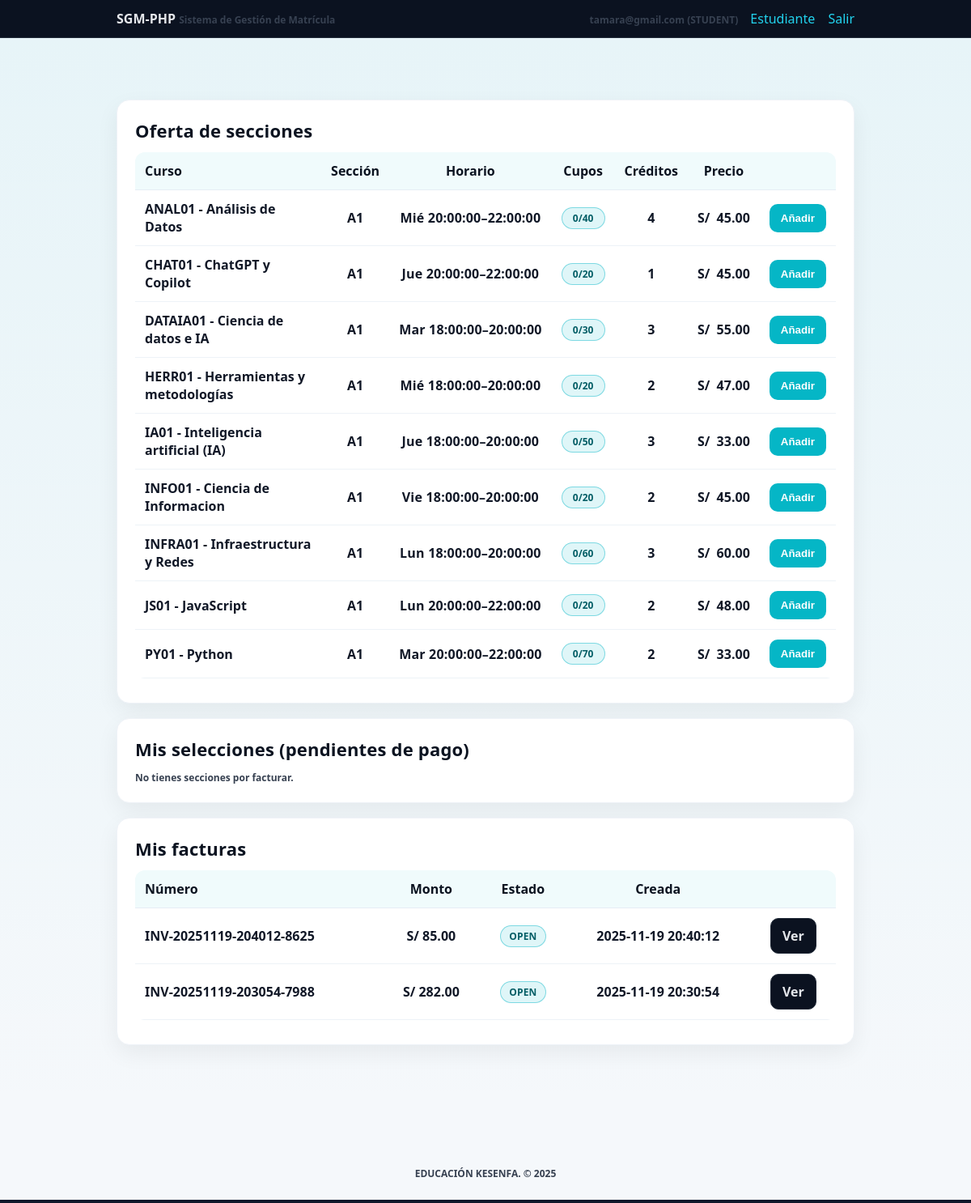
The page /student_dashboard.php (signed in) on the database its author committed.
### tables this page shows
CREATE TABLE `sections` (
  `id` int(10) UNSIGNED NOT NULL,
  `course_id` int(10) UNSIGNED NOT NULL,
  `code` varchar(50) NOT NULL,
  `weekday` tinyint(4) NOT NULL,
  `start_time` time NOT NULL,
  `end_time` time NOT NULL,
  `capacity` int(11) NOT NULL DEFAULT '30',
  `enrolled_count` int(11) NOT NULL DEFAULT '0'
);

CREATE TABLE `courses` (
  `id` int(10) UNSIGNED NOT NULL,
  `code` varchar(50) NOT NULL,
  `name` varchar(255) NOT NULL,
  `credits` int(11) NOT NULL,
  `price_cents` int(11) DEFAULT NULL,
  `image_path` varchar(255) DEFAULT NULL
);

CREATE TABLE `invoices` (
  `id` int(10) UNSIGNED NOT NULL,
  `student_id` int(10) UNSIGNED NOT NULL,
  `number` varchar(50) NOT NULL,
  `currency` varchar(10) NOT NULL DEFAULT 'USD',
  `amount_cents` int(11) NOT NULL,
  `status` enum('OPEN','PAID','VOID') NOT NULL DEFAULT 'OPEN',
  `created_at` datetime NOT NULL DEFAULT CURRENT_TIMESTAMP
);

### db.php (called while the page is built, shortened)
<?php
function db() : PDO {
  static $pdo = null;
  if ($pdo === null) {
    $dsn = 'mysql:host=' . DB_HOST . ';dbname=' . DB_NAME . ';charset=' . DB_CHARSET;
    $pdo = new PDO($dsn, DB_USER, DB_PASS, [
      PDO::ATTR_ERRMODE            => PDO::ERRMODE_EXCEPTION,
      PDO::ATTR_DEFAULT_FETCH_MODE => PDO::FETCH_ASSOC,
    ]);
  }
  return $pdo;
}
function current_user_id() {
  return $_SESSION['user_id'] ?? null;
}
function cents_to_money(int $cents) : string {
  return number_format(($cents / 100), 2, '.', ',');
}
?>

### functions.php (called while the page is built, shortened)
<?php
require_once __DIR__ . '/db.php';
function get_student_id(int $userId) {
  $stmt = db()->prepare('SELECT id FROM students WHERE user_id = ?');
  $stmt->execute([$userId]);
  return (int)$stmt->fetchColumn();
}
function list_sections() {
  $sql = "SELECT
            s.id as section_id,
            c.code as course_code,
            c.name as course_name,
            c.credits,
            c.price_cents,
            s.code as section_code,
            s.weekday,
            s.start_time,
            s.end_time,
            s.capacity,
            s.enrolled_count
          FROM sections s
          JOIN courses c ON c.id = s.course_id
          ORDER BY c.code, s.code";
  return db()->query($sql)->fetchAll(PDO::FETCH_ASSOC);
}
function student_pending_enrollments($studentId) {
  $stmt = db()->prepare('
      SELECT
        e.id,
        e.section_id,
        c.code as course_code,
        c.name as course_name,
        c.credits,
        c.price_cents,
        s.code as section_code
      FROM enrollments e
      JOIN sections s ON s.id = e.section_id
      JOIN courses c ON c.id = s.course_id
      WHERE e.student_id = ?
        AND e.status = "PENDING_PAYMENT"
        AND (e.invoice_id IS NULL)
  ');
  $stmt->execute([$studentId]);
  return $stmt->fetchAll(PDO::FETCH_ASSOC);
}
function student_invoices($studentId) {
  $stmt = db()->prepare('SELECT * FROM invoices WHERE student_id = ? ORDER BY created_at DESC');
  $stmt->execute([$studentId]);
  return $stmt->fetchAll(PDO::FETCH_ASSOC);
}
function weekday_name($n) {
  $names = [1=>'Lun',2=>'Mar',3=>'Mié',4=>'Jue',5=>'Vie',6=>'Sáb',7=>'Dom'];
  return $names[$n] ?? $n;
}
?>

### student_dashboard.php (the view, shortened to what this page needs)
<?php
require __DIR__ . '/db.php';
require __DIR__ . '/functions.php';
$userId = current_user_id();
$studentId = get_student_id((int)$userId);
$sections = list_sections();
$pending = student_pending_enrollments($studentId);
$invoices = student_invoices($studentId);
?>
<!DOCTYPE html>
<html lang="es">
<head>
  <link rel="stylesheet" href="styles.css">
</head>
<body class="landing-dashboard">
<?php include __DIR__ . '/partials/header.php'; ?>
<main class="dashboard-main">
  <div class="container">
    <div class="card">
      <h2>Oferta de secciones</h2>
<table class="dashboard-table">
  <thead>
    <tr>
      <th>Curso</th>
      <th>Sección</th>
      <th>Horario</th>
      <th>Cupos</th>
      <th>Créditos</th>
      <th>Precio</th>
      <th></th>
    </tr>
  </thead>
  <tbody>
    <?php foreach($sections as $s): ?>
      <tr>
        <td><?= htmlspecialchars($s['course_code'] . ' - ' . $s['course_name']) ?></td>
        <td><?= htmlspecialchars($s['section_code']) ?></td>
        <td><?= weekday_name((int)$s['weekday']) ?> <?= htmlspecialchars($s['start_time']) ?>–<?= htmlspecialchars($s['end_time']) ?></td>
        <td><span class="badge"><?= (int)$s['enrolled_count'] ?>/<?= (int)$s['capacity'] ?></span></td>
        <td><?= (int)$s['credits'] ?></td>
        <td class="col-price">
  <span class="currency">S/</span>
  <span class="amount"><?= cents_to_money((int)$s['price_cents']) ?></span>
</td>
        <td>
          <form method="post" style="display:inline">
            <button class="btn btn-accent" type="submit">Añadir</button>
          </form>
        </td>
      </tr>
    <?php endforeach; ?>
  </tbody>
</table>
    </div>
    <div class="card">
      <h2>Mis selecciones (pendientes de pago)</h2>
      <?php if (!$pending): ?>
        <div class="small">No tienes secciones por facturar.</div>
      <?php endif; ?>
    </div>
    <div class="card">
      <h2>Mis facturas</h2>
      <table class="dashboard-table">
        <thead><tr><th>Número</th><th>Monto</th><th>Estado</th><th>Creada</th><th></th></tr></thead>
        <tbody>
          <?php foreach($invoices as $i): ?>
            <tr>
              <td><?= htmlspecialchars($i['number']) ?></td>
              <td><?= htmlspecialchars($i['currency']) ?> <?= cents_to_money((int)$i['amount_cents']) ?></td>
              <td><span class="badge"><?= htmlspecialchars($i['status']) ?></span></td>
              <td><?= htmlspecialchars($i['created_at']) ?></td>
              <td><a class="btn" href="invoice.php?id=<?= (int)$i['id'] ?>">Ver</a></td>
            </tr>
          <?php endforeach; ?>
        </tbody>
      </table>
    </div>
  </div>
</main>
<?php include __DIR__ . '/partials/footer.php'; ?>
</body>
</html>

### styles.css (style rules this page uses)
:root { --maxw:960px;--pad:16px;--radius:10px;--bg:#0f172a;--panel:#111827;--muted:#94a3b8;--accent:#22d3ee;--ok:#22c55e;--warn:#f59e0b;--err:#ef4444;--text:#e5e7eb }
* { box-sizing:border-box }
html,body { margin:0;padding:0;background:var(--bg);color:var(--text);font-family:system-ui,-apple-system,Segoe UI,Roboto,Inter,Arial,sans-serif }
a { color:var(--accent);text-decoration:none }
.container { max-width:var(--maxw);margin:0 auto;padding:24px }
.card { background:var(--panel);border:1px solid #1f2937;border-radius:var(--radius);padding:var(--pad);margin:12px 0 }
h1,h2,h3 { margin:0 0 12px 0 }
table { width:100%;border-collapse:collapse;margin:8px 0 }
th,td { padding:8px;border-bottom:1px solid #1f2937;text-align:left }
.badge { display:inline-block;padding:2px 8px;border-radius:999px;font-size:12px;border:1px solid #1f2937;color:var(--muted) }
.btn { display:inline-block;padding:10px 14px;border-radius:8px;border:1px solid #1f2937;background:#0b1220;color:var(--text);cursor:pointer }
.btn-accent { border-color:#134e4a;background:#0a1f1f }
.small { font-size:12px;color:var(--muted) }
.landing-dashboard { background: #f5f8fb; min-height: 100vh; font-family: system-ui, Arial, sans-serif; }
.dashboard-main { padding: 40px 0 60px; background: linear-gradient(180deg, rgba(5,182,198,.06), rgba(5,182,198,0)); }
.landing-dashboard .card { background: #ffffff; border: 1px solid #eef2f7; border-radius: 16px; padding: 22px; box-shadow: 0 10px 28px rgba(0,0,0,.06); margin-bottom: 18px; }
.landing-dashboard h2 { color: #0b1320; font-size: 22px; margin-bottom: 12px; }
.dashboard-table { width: 100%; border-collapse: collapse; overflow: hidden; border-radius: 12px; }
.dashboard-table thead th { text-align: left; font-weight: 800; color: #0b1320; background: #f0fbfc; padding: 12px; border-bottom: 1px solid #e6edf5; }
.dashboard-table tbody td { padding: 12px; border-bottom: 1px solid #edf2f7; color: #111827; }
.landing-dashboard .badge { background: #eafafc; color: #057f8a; padding: 4px 10px; border-radius: 999px; font-weight: 700; font-size: 12px; border: 1px solid rgba(5,182,198,.25); }
.landing-dashboard .btn, .landing-dashboard .btn-accent, .landing-dashboard .btn-ok { border-radius: 10px; font-weight: 800; padding: 10px 14px; }
.landing-dashboard .btn-accent, .landing-dashboard .btn-ok { background: #05b6c6 !important; color: white !important; border: none !important; }
.landing-dashboard .card h2, .landing-dashboard .card h3 { color: #0b1320 !important; font-weight: 800 !important; letter-spacing: .2px; }
.landing-dashboard table th { color: #0b1320 !important; font-weight: 800 !important; opacity: 1 !important; }
.landing-dashboard table td { color: #111827 !important; font-weight: 600; }
.landing-dashboard .small { color: #374151 !important; font-weight: 600; opacity: 1 !important; }
.landing-dashboard .badge { font-weight: 600 !important; color: #045e66 !important; background: #dff6f8 !important; border-color: rgba(5,182,198,.45) !important; }
.dashboard-table { width:100%; border-collapse:collapse; }
.dashboard-table th { background:#eefbfc; text-align:left; padding:12px; font-weight:800; color:#0b1320; }
.dashboard-table td { padding:12px; border-top:1px solid #e6eef5; color:#111827; font-weight:600; }
.dashboard-table th, .dashboard-table td { vertical-align: middle; }
.dashboard-table th:nth-child(2), .dashboard-table td:nth-child(2), .dashboard-table th:nth-child(3), .dashboard-table td:nth-child(3), .dashboard-table th:nth-child(4), .dashboard-table td:nth-child(4), .dashboard-table th:nth-child(5), .dashboard-table td:nth-child(5), .dashboard-table th:nth-child(6), .dashboard-table td:nth-child(6) { text-align: center; white-space: nowrap; }
.col-price { text-align: center; white-space: nowrap; font-weight: 600; }
.col-price .currency { margin-right: 4px; }
.dashboard-table .badge { display: inline-flex; align-items: center; justify-content: center; min-width: 54px; text-align: center; }
.dashboard-table td:nth-child(3) { font-variant-numeric: tabular-nums; letter-spacing: 0.2px; }

### rows shown on the page
sections: course.name "ANAL01 - Análisis de Datos", code "A1", weekday "Mié", start_time "20:00:00", end_time "22:00:00", enrolled_count "0", capacity "40", course.credits "4", course.price_cents "45.00"
sections: course.name "CHAT01 - ChatGPT y Copilot", code "A1", weekday "Jue", start_time "20:00:00", end_time "22:00:00", enrolled_count "0", capacity "20", course.credits "1", course.price_cents "45.00"
sections: course.name "DATAIA01 - Ciencia de datos e IA", code "A1", weekday "Mar", start_time "18:00:00", end_time "20:00:00", enrolled_count "0", capacity "30", course.credits "3", course.price_cents "55.00"
sections: course.name "HERR01 - Herramientas y metodologías", code "A1", weekday "Mié", start_time "18:00:00", end_time "20:00:00", enrolled_count "0", capacity "20", course.credits "2", course.price_cents "47.00"
sections: course.name "IA01 - Inteligencia artificial (IA)", code "A1", weekday "Jue", start_time "18:00:00", end_time "20:00:00", enrolled_count "0", capacity "50", course.credits "3", course.price_cents "33.00"
sections: course.name "INFO01 - Ciencia de Informacion", code "A1", weekday "Vie", start_time "18:00:00", end_time "20:00:00", enrolled_count "0", capacity "20", course.credits "2", course.price_cents "45.00"
sections: course.name "INFRA01 - Infraestructura y Redes", code "A1", weekday "Lun", start_time "18:00:00", end_time "20:00:00", enrolled_count "0", capacity "60", course.credits "3", course.price_cents "60.00"
sections: course.name "JS01 - JavaScript", code "A1", weekday "Lun", start_time "20:00:00", end_time "22:00:00", enrolled_count "0", capacity "20", course.credits "2", course.price_cents "48.00"
sections: course.name "PY01 - Python", code "A1", weekday "Mar", start_time "20:00:00", end_time "22:00:00", enrolled_count "0", capacity "70", course.credits "2", course.price_cents "33.00"
invoices: number "INV-20251119-204012-8625", currency "S/", amount_cents "85.00", status "OPEN", created_at "2025-11-19 20:40:12"
invoices: number "INV-20251119-203054-7988", currency "S/", amount_cents "282.00", status "OPEN", created_at "2025-11-19 20:30:54"

### other values the page prints
$userEmail "tamara@gmail.com"
$userRole "STUDENT"
